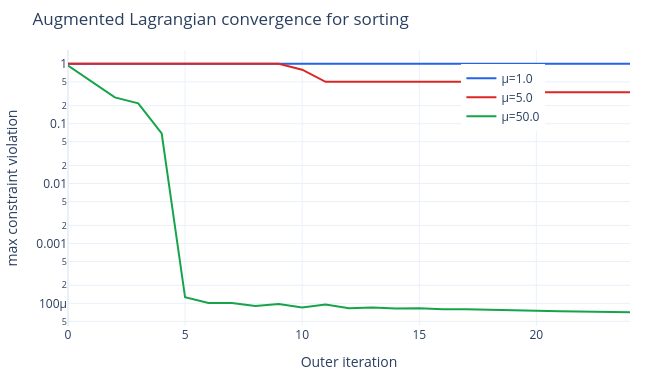

Write notebook code for a chart like this one.
### Code cell
mu_al_values = [1.0, 5.0, 50.0]
al_results = {}

for mu in mu_al_values:
    P_al, hist = aug_lag_sort(C, mu, n_outer=25)
    al_results[mu] = {"P": P_al, "history": hist}

# convergence plot
fig = go.Figure()
for idx, (mu, res) in enumerate(al_results.items()):
    fig.add_trace(go.Scatter(
        x=[h["iter"] for h in res["history"]],
        y=[h["cv"] for h in res["history"]],
         name=f"μ={mu}",
        line=dict(color=COLORS[idx], width=2), marker=dict(size=4),
    ))

fig.update_layout(template="plotly_white", width=650, height=380,
                  xaxis_title="Outer iteration",
                  yaxis_title="max constraint violation",
                  yaxis_type="log",
                  title="Augmented Lagrangian convergence for sorting",
                  legend=dict(x=0.7, y=0.95),
                  margin=dict(t=50, b=40, l=60, r=20))
fig.show()

### Figure 1 — Plotly figure (JSON) as saved in the notebook; plotly's stock layout.template omitted (floating-point values rounded to 4 significant figures)
{"data": [{"line": {"color": "#2563eb", "width": 2}, "marker": {"size": 4}, "name": "μ=1.0", "type": "scatter", "x": [0, 1, 2, 3, 4, 5, 6, 7, 8, 9, 10, 11, 12, 13, 14, 15, 16, 17, 18, 19, 20, 21, 22, 23, 24], "y": [1, 1, 1, 1, 1, 1, 1, 1, 1, 1, 1, 1, 1, 1, 1, 1, 1, 1, 1, 1, 1, 1, 1, 1, 1]}, {"line": {"color": "#dc2626", "width": 2}, "marker": {"size": 4}, "name": "μ=5.0", "type": "scatter", "x": [0, 1, 2, 3, 4, 5, 6, 7, 8, 9, 10, 11, 12, 13, 14, 15, 16, 17, 18, 19, 20, 21, 22, 23, 24], "y": [1, 1, 1, 1, 1, 1, 1, 1, 1, 1, 0.7964, 0.5, 0.5001, 0.5, 0.5, 0.5, 0.5, 0.5, 0.5, 0.5, 0.3334, 0.3333, 0.3333, 0.3333, 0.3333]}, {"line": {"color": "#16a34a", "width": 2}, "marker": {"size": 4}, "name": "μ=50.0", "type": "scatter", "x": [0, 1, 2, 3, 4, 5, 6, 7, 8, 9, 10, 11, 12, 13, 14, 15, 16, 17, 18, 19, 20, 21, 22, 23, 24], "y": [0.936, 0.5, 0.2745, 0.2191, 0.0689, 0.0001262, 0.0001012, 0.000101, 8.995e-05, 9.767e-05, 8.511e-05, 9.542e-05, 8.29e-05, 8.516e-05, 8.173e-05, 8.247e-05, 7.932e-05, 7.935e-05, 7.719e-05, 7.653e-05, 7.518e-05, 7.402e-05, 7.327e-05, 7.203e-05, 7.11e-05]}], "layout": {"height": 380, "legend": {"x": 0.7, "y": 0.95}, "margin": {"b": 40, "l": 60, "r": 20, "t": 50}, "title": {"text": "Augmented Lagrangian convergence for sorting"}, "width": 650, "xaxis": {"title": {"text": "Outer iteration"}}, "yaxis": {"title": {"text": "max constraint violation"}, "type": "log"}}}
